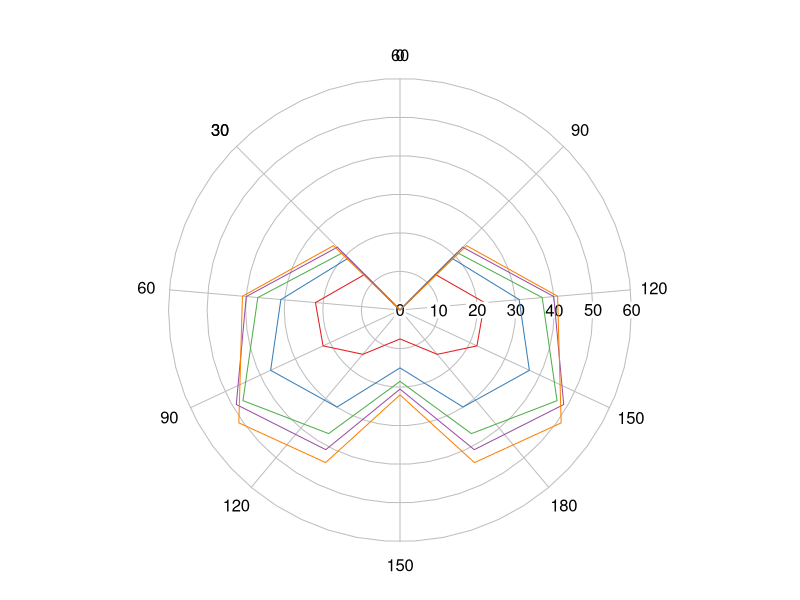

Reproduce this figure in R.
library(plotrix)
library(RColorBrewer)
polars <- read.csv('data/AC-72 Polar.csv')
pal <- brewer.pal(5,'Set1')

step <- 30

for (i in 1:5)
{
  angles <- c(0,polars[i,seq(3,11,2)]*pi/180, 2*pi-(rev(polars[i,seq(3,9,2)]*pi/180))) 
  speeds <- c(0,polars[i,seq(2,11,2)], rev(polars[i,seq(2,9,2)]))
  radial.plot(as.numeric(speeds),as.numeric(angles),
              start=pi/2,
              rp.type='p',
              radial.lim=c(0,55),
              add=ifelse(i==1,F,T),
              line.col=pal[i],
              labels=c(seq(0,180,step),rev(seq(step,180-step,step))),
              labels.pos = seq(0,360-step,step)*pi/180)
}